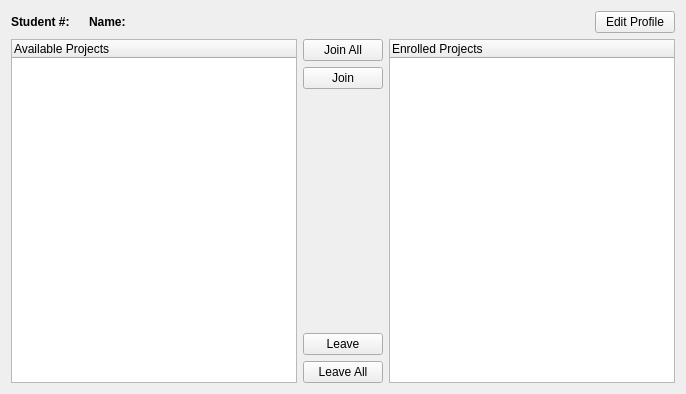
<?xml version="1.0" encoding="UTF-8"?>
<ui version="4.0">
 <class>StudentHomeWidget</class>
 <widget class="QWidget" name="StudentHomeWidget">
  <property name="geometry">
   <rect>
    <x>0</x>
    <y>0</y>
    <width>686</width>
    <height>394</height>
   </rect>
  </property>
  <property name="windowTitle">
   <string>Form</string>
  </property>
  <layout class="QVBoxLayout" name="verticalLayout_2">
   <item>
    <layout class="QHBoxLayout" name="horizontalLayout_4">
     <item>
      <layout class="QHBoxLayout" name="horizontalLayout_2">
       <item>
        <widget class="QLabel" name="label">
         <property name="font">
          <font>
           <weight>75</weight>
           <bold>true</bold>
          </font>
         </property>
         <property name="text">
          <string>Student #:</string>
         </property>
        </widget>
       </item>
       <item>
        <widget class="QLabel" name="numberLabel">
         <property name="sizePolicy">
          <sizepolicy hsizetype="Preferred" vsizetype="Preferred">
           <horstretch>1</horstretch>
           <verstretch>0</verstretch>
          </sizepolicy>
         </property>
         <property name="text">
          <string>&lt;number&gt;</string>
         </property>
        </widget>
       </item>
      </layout>
     </item>
     <item>
      <layout class="QHBoxLayout" name="horizontalLayout_3">
       <item>
        <widget class="QLabel" name="label_3">
         <property name="font">
          <font>
           <weight>75</weight>
           <bold>true</bold>
          </font>
         </property>
         <property name="text">
          <string>Name:</string>
         </property>
        </widget>
       </item>
       <item>
        <widget class="QLabel" name="nameLabel">
         <property name="sizePolicy">
          <sizepolicy hsizetype="Preferred" vsizetype="Preferred">
           <horstretch>1</horstretch>
           <verstretch>0</verstretch>
          </sizepolicy>
         </property>
         <property name="text">
          <string>&lt;name&gt;</string>
         </property>
        </widget>
       </item>
      </layout>
     </item>
     <item>
      <spacer name="horizontalSpacer">
       <property name="orientation">
        <enum>Qt::Horizontal</enum>
       </property>
       <property name="sizeHint" stdset="0">
        <size>
         <width>40</width>
         <height>20</height>
        </size>
       </property>
      </spacer>
     </item>
     <item>
      <widget class="QPushButton" name="editProfileBtn">
       <property name="text">
        <string>Edit Profile</string>
       </property>
      </widget>
     </item>
    </layout>
   </item>
   <item>
    <layout class="QHBoxLayout" name="horizontalLayout">
     <item>
      <widget class="QTreeWidget" name="availableTreeWidget">
       <property name="editTriggers">
        <set>QAbstractItemView::NoEditTriggers</set>
       </property>
       <property name="alternatingRowColors">
        <bool>true</bool>
       </property>
       <property name="indentation">
        <number>0</number>
       </property>
       <property name="uniformRowHeights">
        <bool>true</bool>
       </property>
       <property name="itemsExpandable">
        <bool>false</bool>
       </property>
       <property name="expandsOnDoubleClick">
        <bool>false</bool>
       </property>
       <attribute name="headerVisible">
        <bool>true</bool>
       </attribute>
       <column>
        <property name="text">
         <string>Available Projects</string>
        </property>
       </column>
      </widget>
     </item>
     <item>
      <layout class="QVBoxLayout" name="verticalLayout">
       <item>
        <widget class="QPushButton" name="joinAllBtn">
         <property name="text">
          <string>Join All</string>
         </property>
        </widget>
       </item>
       <item>
        <widget class="QPushButton" name="joinBtn">
         <property name="text">
          <string>Join</string>
         </property>
        </widget>
       </item>
       <item>
        <spacer name="verticalSpacer">
         <property name="orientation">
          <enum>Qt::Vertical</enum>
         </property>
         <property name="sizeHint" stdset="0">
          <size>
           <width>20</width>
           <height>40</height>
          </size>
         </property>
        </spacer>
       </item>
       <item>
        <widget class="QPushButton" name="leaveBtn">
         <property name="text">
          <string>Leave</string>
         </property>
        </widget>
       </item>
       <item>
        <widget class="QPushButton" name="leaveAllBtn">
         <property name="text">
          <string>Leave All</string>
         </property>
        </widget>
       </item>
      </layout>
     </item>
     <item>
      <widget class="QTreeWidget" name="enrolledTreeWidget">
       <property name="editTriggers">
        <set>QAbstractItemView::NoEditTriggers</set>
       </property>
       <property name="alternatingRowColors">
        <bool>true</bool>
       </property>
       <property name="indentation">
        <number>0</number>
       </property>
       <property name="uniformRowHeights">
        <bool>true</bool>
       </property>
       <property name="itemsExpandable">
        <bool>false</bool>
       </property>
       <property name="expandsOnDoubleClick">
        <bool>false</bool>
       </property>
       <attribute name="headerVisible">
        <bool>true</bool>
       </attribute>
       <column>
        <property name="text">
         <string>Enrolled Projects</string>
        </property>
       </column>
      </widget>
     </item>
    </layout>
   </item>
  </layout>
 </widget>
 <resources/>
 <connections/>
</ui>
